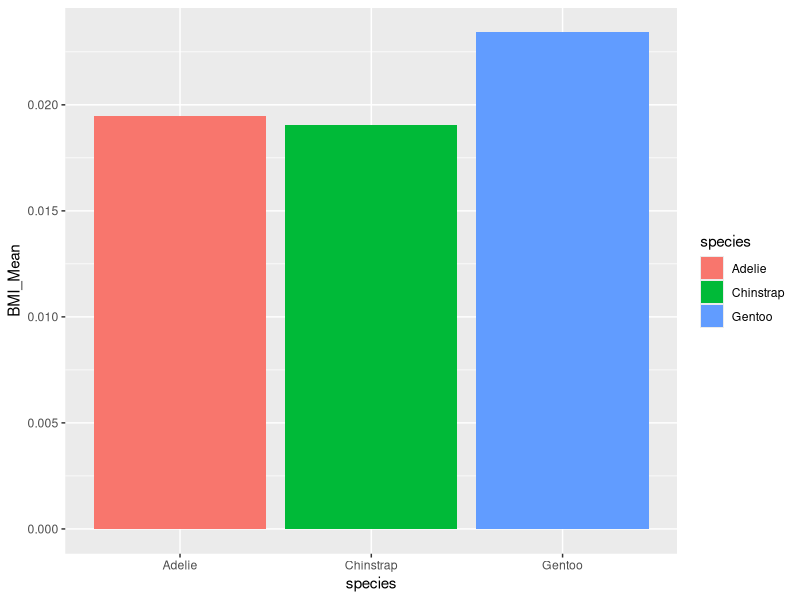

Write the R code that produced this figure.
## ---- chunk 1
library (tidyverse) 
library (palmerpenguins)
## ---- chunk 2
Adelie <- filter (penguins, species == "Adelie") %>%
  filter (body_mass_g > 3500)
glimpse (Adelie)
## ---- chunk 3
Penguins_NA <- penguins %>%
  na.omit()

BMI <- mutate (Penguins_NA, BMI_V = body_mass_g * (1000) / ((flipper_length_mm * (1000)^2)))
BMI
## ---- chunk 4
BMI_M <- BMI %>% 
  group_by (species) %>% 
  summarise (BMI_Mean = mean (BMI_V))
BMI_M
## ---- chunk 5
BMI %>% 
  group_by (species) %>%
  arrange (-BMI)
## ---- chunk 6
BMI_Mean <- mean (BMI)

ggplot (BMI_M, aes (x = species, y = BMI_Mean, fill = species)) + 
  geom_bar (stat = "identity")
